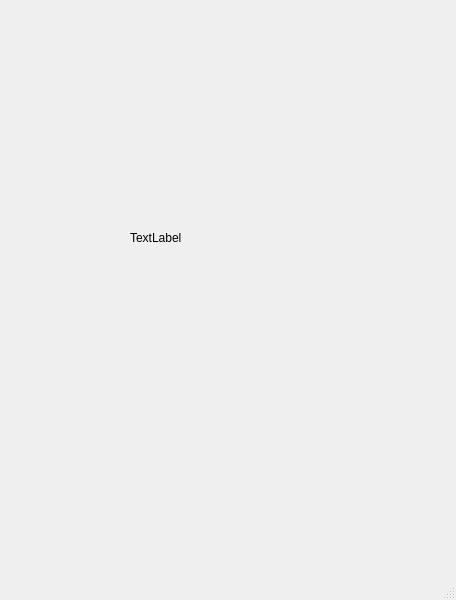
<?xml version="1.0" encoding="UTF-8"?>
<ui version="4.0">
 <class>MainWindow</class>
 <widget class="QMainWindow" name="MainWindow">
  <property name="geometry">
   <rect>
    <x>0</x>
    <y>0</y>
    <width>456</width>
    <height>600</height>
   </rect>
  </property>
  <property name="windowTitle">
   <string>MainWindow</string>
  </property>
  <widget class="QWidget" name="centralwidget">
   <widget class="QLabel" name="label">
    <property name="geometry">
     <rect>
      <x>130</x>
      <y>230</y>
      <width>55</width>
      <height>16</height>
     </rect>
    </property>
    <property name="text">
     <string>TextLabel</string>
    </property>
   </widget>
  </widget>
  <widget class="QMenuBar" name="menubar">
   <property name="geometry">
    <rect>
     <x>0</x>
     <y>0</y>
     <width>456</width>
     <height>26</height>
    </rect>
   </property>
  </widget>
  <widget class="QStatusBar" name="statusbar"/>
 </widget>
 <resources/>
 <connections/>
</ui>
